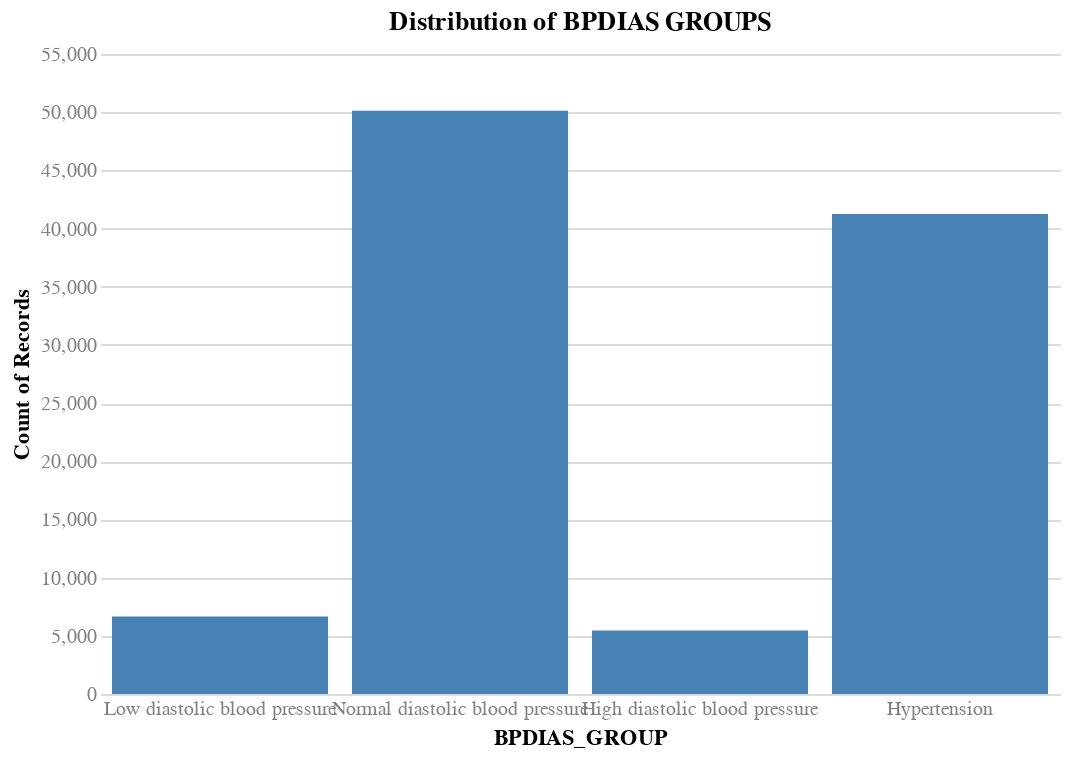

The notebook cell this image was saved under:
### Code cell
# Bin the BPDIAS as diastolic blood pressure status
# <60 = Low diastolic blood pressure
# 60-90 = Normal diastolic blood pressure
# 90-110 = High diastolic blood pressure
# >=110 = Hypertension

bpdias_groups = [
    'Low diastolic blood pressure', 'Normal diastolic blood pressure', 'High diastolic blood pressure', 'Hypertension'
]

def bin_bpdias(bpdias):
    if bpdias < 60: return 'Low diastolic blood pressure'
    elif bpdias < 90: return 'Normal diastolic blood pressure'
    elif bpdias < 110: return 'High diastolic blood pressure'
    else: return 'Hypertension'

clf_df['BPDIAS_GROUP'] = clf_df['BPDIAS'].apply(bin_bpdias)

# Check the distribution of BPDIAS groups
chart(
    df=clf_df,
    x=alt.X('BPDIAS_GROUP:O', sort=bpdias_groups),
    y='count()',
    title='Distribution of BPDIAS GROUPS',
).mark_bar().interactive()

### Figure 1 — Vega specification as saved in the notebook (floating-point values rounded to 4 significant figures)
{"$schema": "https://vega.github.io/schema/vega/v5.json", "data": [{"name": "param_7_store"}, {"name": "source_0"}, {"name": "data_0", "values": [{"BPDIAS_GROUP": "High diastolic blood pressure", "__count": 5453}, {"BPDIAS_GROUP": "Normal diastolic blood pressure", "__count": 50124}, {"BPDIAS_GROUP": "Hypertension", "__count": 41243}, {"BPDIAS_GROUP": "Low diastolic blood pressure", "__count": 6666}]}, {"name": "source_0_x_domain_BPDIAS_GROUP", "values": [{"BPDIAS_GROUP": "High diastolic blood pressure", "sort_field": 2.0}, {"BPDIAS_GROUP": "Normal diastolic blood pressure", "sort_field": 1.0}, {"BPDIAS_GROUP": "Hypertension", "sort_field": 3.0}, {"BPDIAS_GROUP": "Low diastolic blood pressure", "sort_field": 0.0}]}, {"name": "data_0_y_domain___count", "values": [{"min": 5453, "max": 50124}]}], "signals": [{"name": "unit", "value": {}, "on": [{"events": "pointermove", "update": "isTuple(group()) ? group() : unit"}]}, {"name": "param_7", "update": "vlSelectionResolve(\"param_7_store\", \"union\")"}, {"name": "param_7_BPDIAS_GROUP", "on": [{"events": [{"source": "view", "type": "dblclick"}], "update": "null"}, {"events": {"signal": "param_7_translate_delta"}, "update": "panLinear(param_7_translate_anchor.extent_x, -param_7_translate_delta.x / width)"}, {"events": {"signal": "param_7_zoom_delta"}, "update": "zoomLinear(domain(\"x\"), param_7_zoom_anchor.x, param_7_zoom_delta)"}]}, {"name": "param_7_tuple", "on": [{"events": [{"signal": "param_7_BPDIAS_GROUP"}], "update": "param_7_BPDIAS_GROUP ? {unit: \"\", fields: param_7_tuple_fields, values: [param_7_BPDIAS_GROUP]} : null"}]}, {"name": "param_7_tuple_fields", "value": [{"field": "BPDIAS_GROUP", "channel": "x", "type": "E"}]}, {"name": "param_7_translate_anchor", "value": {}, "on": [{"events": [{"source": "scope", "type": "pointerdown"}], "update": "{x: x(unit), y: y(unit), extent_x: domain(\"x\")}"}]}, {"name": "param_7_translate_delta", "value": {}, "on": [{"events": [{"source": "window", "between": [{"source": "scope", "type": "pointerdown"}, {"source": "window", "type": "pointerup"}], "consume": true, "type": "pointermove"}], "update": "{x: param_7_translate_anchor.x - x(unit), y: param_7_translate_anchor.y - y(unit)}"}]}, {"name": "param_7_zoom_anchor", "on": [{"events": [{"source": "scope", "type": "wheel", "consume": true}], "update": "{x: invert(\"x\", x(unit)), y: invert(\"y\", y(unit))}"}]}, {"name": "param_7_zoom_delta", "on": [{"events": [{"source": "scope", "consume": true, "type": "wheel"}], "update": "pow(1.001, event.deltaY * pow(16, event.deltaMode))", "force": true}]}, {"name": "param_7_modify", "on": [{"events": {"signal": "param_7_tuple"}, "update": "modify(\"param_7_store\", param_7_tuple, true)"}]}], "marks": [{"type": "rect", "name": "marks", "from": {"data": "data_0"}, "encode": {"update": {"y": {"field": "__count", "scale": "y"}, "y2": {"value": 0, "scale": "y"}, "fill": {"value": "steelblue"}, "x": {"field": "BPDIAS_GROUP", "scale": "x"}, "width": {"signal": "max(0.25, bandwidth('x'))"}}}, "interactive": true, "style": ["bar"]}], "scales": [{"name": "x", "type": "band", "domain": {"data": "source_0_x_domain_BPDIAS_GROUP", "field": "BPDIAS_GROUP", "sort": {"op": "max", "field": "sort_field"}}, "range": [0, {"signal": "width"}], "paddingOuter": 0.05, "paddingInner": 0.1}, {"name": "y", "type": "linear", "domain": [{"signal": "(data(\"data_0_y_domain___count\")[0] || {}).min"}, {"signal": "(data(\"data_0_y_domain___count\")[0] || {}).max"}], "range": [{"signal": "height"}, 0], "zero": true, "nice": true}], "axes": [{"scale": "y", "orient": "left", "minExtent": 0, "tickCount": {"signal": "ceil(height/40)"}, "gridScale": "x", "domain": false, "maxExtent": 0, "grid": true, "ticks": false, "labels": false, "aria": false, "zindex": 0}, {"scale": "x", "zindex": 0, "grid": false, "title": "BPDIAS_GROUP", "labelBaseline": "top", "orient": "bottom"}, {"scale": "y", "tickCount": {"signal": "ceil(height/40)"}, "zindex": 0, "title": "Count of Records", "orient": "left", "grid": false, "labelAlign": "right", "labelOverlap": true}], "title": {"text": "Distribution of BPDIAS GROUPS", "frame": "group"}, "width": 480, "background": "white", "style": "cell", "config": {"axis": {"domain": false, "labelAngle": 0, "labelColor": "gray", "labelFontSize": 10, "ticks": false}, "style": {"guide-label": {"font": "Helvetica Neue"}, "guide-title": {"font": "Helvetica Neue"}, "group-title": {"font": "Helvetica Neue"}, "group-subtitle": {"font": "Helvetica Neue"}, "cell": {"stroke": null}, "text": {"font": "Helvetica Neue"}}}, "height": 320, "padding": 5}
